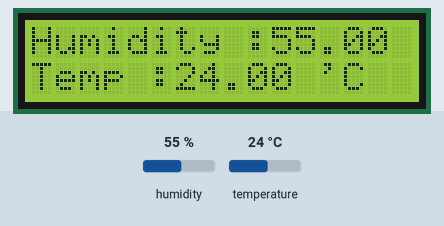
This sketch was run on a simulated Arduino Uno, built with avr-gcc and run on an emulated ATmega328P. Shown: 16×2 character LCD. The inputs (shaded band) are chosen by the test bench; at power-on: humidity 55 %, temperature 24 °C. What the sketch prints to the serial monitor is not drawn.

Above: at 1.6 s.
1.7 s: humidity set to 22 %
At 3.5 s:
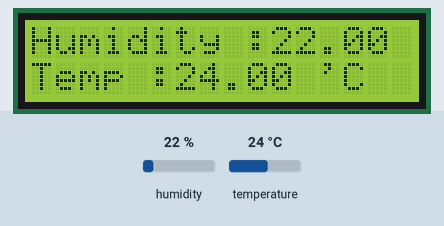
4.6 s: temperature set to 12 °C
At 6.5 s:
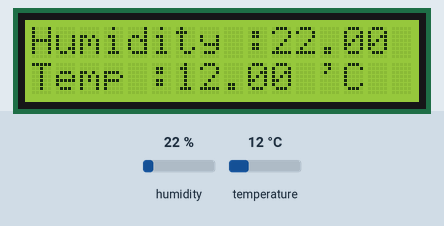
7.5 s: humidity set to 40 %
At 10.1 s:
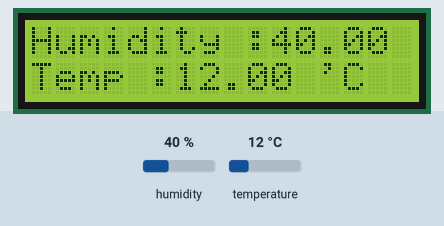
10.7 s: temperature set to 19 °C
At 11.9 s:
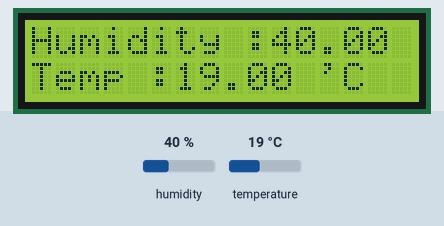
Timing chart, 0 to 13.7 s (numbered marks = the images above; inputs shaded):
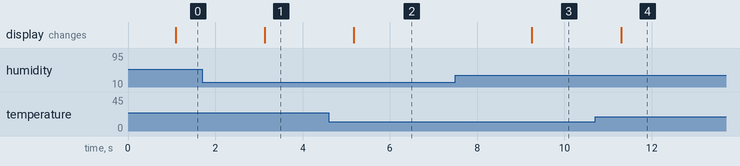

Measured:
- after the input at 1.7 s, the display: changes after 1.4 s (image 1)
- after the input at 4.6 s, the display: changes after 0.57 s (image 2)
- after the input at 7.5 s, the display: changes after 1.8 s (image 3)
- after the input at 10.7 s, the display: changes after 0.59 s (image 4)

The sketch:

Temp_with_LCD.ino
```cpp
#include <LiquidCrystal.h>
#include "DHT.h"
#define DHTPIN 8     // what digital pin we're connected to
#define DHTTYPE DHT11   // DHT 11
DHT dht(DHTPIN, DHTTYPE);


LiquidCrystal lcd(7, 6, 5, 4, 3, 2);
void setup() {

Serial.begin(9600);
Serial.println("DHTxx test!");
dht.begin();

lcd.begin(16, 2);

}
void loop() {
//  lcd.begin(16,2);
  delay(1000);
  lcd.clear();
//  delay(1000);
  float h = dht.readHumidity();
  // Read temperature as Celsius (the default)
  float t = dht.readTemperature();
  // Read temperature as Fahrenheit (isFahrenheit = true)
  float f = dht.readTemperature(true);

  // Check if any reads failed and exit early (to try again).
  if (isnan(h) || isnan(t) || isnan(f)) {
    Serial.println("Failed to read from DHT sensor!");
    return;
  }
  Serial.print("Humidity: ");
  Serial.print(h);
  Serial.println(" %");
  Serial.print("Temperature: ");
  Serial.print(t);
  Serial.print(" *C   ");
  Serial.print(f);
  Serial.println(" *F");
  lcd.print("Humidity :");
  lcd.print(h);
  lcd.setCursor(0, 1);
  lcd.print("Temp :");
  lcd.print(t);
  lcd.print(" 'C");


}
```
